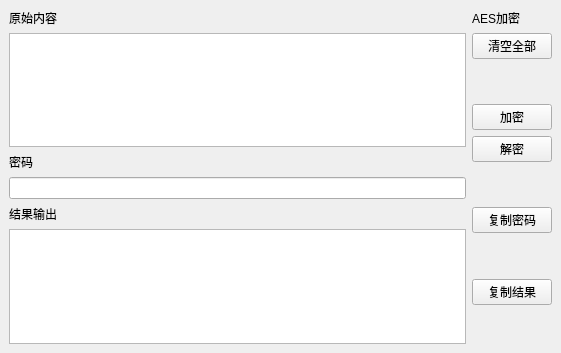
<?xml version="1.0" encoding="UTF-8"?>
<ui version="4.0">
 <class>MainWindow</class>
 <widget class="QMainWindow" name="MainWindow">
  <property name="geometry">
   <rect>
    <x>0</x>
    <y>0</y>
    <width>561</width>
    <height>353</height>
   </rect>
  </property>
  <property name="windowTitle">
   <string>MainWindow</string>
  </property>
  <widget class="QWidget" name="centralwidget">
   <layout class="QHBoxLayout" name="horizontalLayout_2">
    <item>
     <layout class="QVBoxLayout" name="verticalLayout_2">
      <item>
       <widget class="QLabel" name="input_lb">
        <property name="text">
         <string>原始内容</string>
        </property>
       </widget>
      </item>
      <item>
       <widget class="QTextEdit" name="input_box">
        <property name="html">
         <string>&lt;!DOCTYPE HTML PUBLIC &quot;-//W3C//DTD HTML 4.0//EN&quot; &quot;http://www.w3.org/TR/REC-html40/strict.dtd&quot;&gt;
&lt;html&gt;&lt;head&gt;&lt;meta name=&quot;qrichtext&quot; content=&quot;1&quot; /&gt;&lt;meta charset=&quot;utf-8&quot; /&gt;&lt;style type=&quot;text/css&quot;&gt;
p, li { white-space: pre-wrap; }
hr { height: 1px; border-width: 0; }
li.unchecked::marker { content: &quot;\2610&quot;; }
li.checked::marker { content: &quot;\2612&quot;; }
&lt;/style&gt;&lt;/head&gt;&lt;body style=&quot; font-family:'Microsoft YaHei UI'; font-size:9pt; font-weight:400; font-style:normal;&quot;&gt;
&lt;p style=&quot;-qt-paragraph-type:empty; margin-top:0px; margin-bottom:0px; margin-left:0px; margin-right:0px; -qt-block-indent:0; text-indent:0px;&quot;&gt;&lt;br /&gt;&lt;/p&gt;&lt;/body&gt;&lt;/html&gt;</string>
        </property>
       </widget>
      </item>
      <item>
       <layout class="QGridLayout" name="gridLayout">
        <item row="2" column="0">
         <widget class="QLineEdit" name="key_box"/>
        </item>
        <item row="1" column="0">
         <widget class="QLabel" name="key_lb">
          <property name="text">
           <string>密码</string>
          </property>
         </widget>
        </item>
       </layout>
      </item>
      <item>
       <widget class="QLabel" name="output_lb">
        <property name="text">
         <string>结果输出</string>
        </property>
       </widget>
      </item>
      <item>
       <widget class="QTextEdit" name="output_box">
        <property name="readOnly">
         <bool>true</bool>
        </property>
       </widget>
      </item>
     </layout>
    </item>
    <item>
     <layout class="QVBoxLayout" name="verticalLayout">
      <item>
       <widget class="QLabel" name="info">
        <property name="text">
         <string>AES加密</string>
        </property>
       </widget>
      </item>
      <item>
       <widget class="QPushButton" name="clear_btn">
        <property name="text">
         <string>清空全部</string>
        </property>
       </widget>
      </item>
      <item>
       <spacer name="verticalSpacer_2">
        <property name="orientation">
         <enum>Qt::Vertical</enum>
        </property>
        <property name="sizeHint" stdset="0">
         <size>
          <width>20</width>
          <height>40</height>
         </size>
        </property>
       </spacer>
      </item>
      <item>
       <widget class="QPushButton" name="encrypt_btn">
        <property name="text">
         <string>加密</string>
        </property>
       </widget>
      </item>
      <item>
       <widget class="QPushButton" name="decrypt_btn">
        <property name="text">
         <string>解密</string>
        </property>
       </widget>
      </item>
      <item>
       <spacer name="verticalSpacer">
        <property name="orientation">
         <enum>Qt::Vertical</enum>
        </property>
        <property name="sizeHint" stdset="0">
         <size>
          <width>20</width>
          <height>40</height>
         </size>
        </property>
       </spacer>
      </item>
      <item>
       <widget class="QPushButton" name="copy_key_btn">
        <property name="text">
         <string>复制密码</string>
        </property>
       </widget>
      </item>
      <item>
       <spacer name="verticalSpacer_3">
        <property name="orientation">
         <enum>Qt::Vertical</enum>
        </property>
        <property name="sizeHint" stdset="0">
         <size>
          <width>20</width>
          <height>40</height>
         </size>
        </property>
       </spacer>
      </item>
      <item>
       <widget class="QPushButton" name="copy_result_btn">
        <property name="text">
         <string>复制结果</string>
        </property>
       </widget>
      </item>
      <item>
       <spacer name="verticalSpacer_5">
        <property name="orientation">
         <enum>Qt::Vertical</enum>
        </property>
        <property name="sizeHint" stdset="0">
         <size>
          <width>20</width>
          <height>40</height>
         </size>
        </property>
       </spacer>
      </item>
     </layout>
    </item>
   </layout>
  </widget>
 </widget>
 <resources/>
 <connections/>
</ui>
